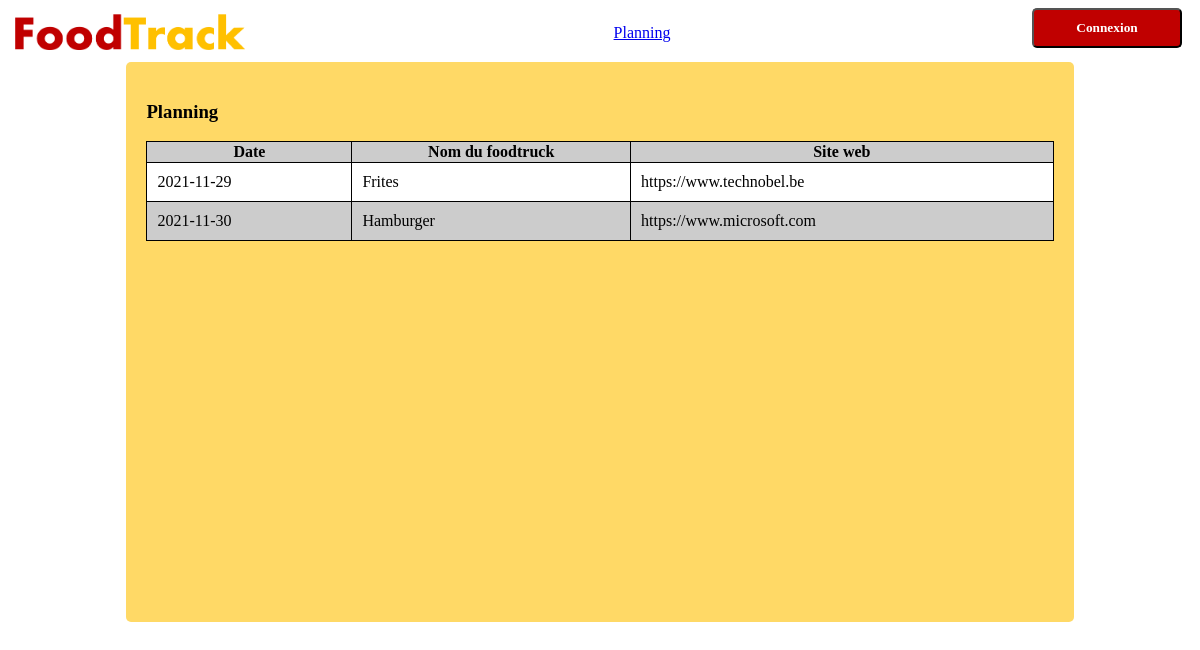
Before: / with the older database file.
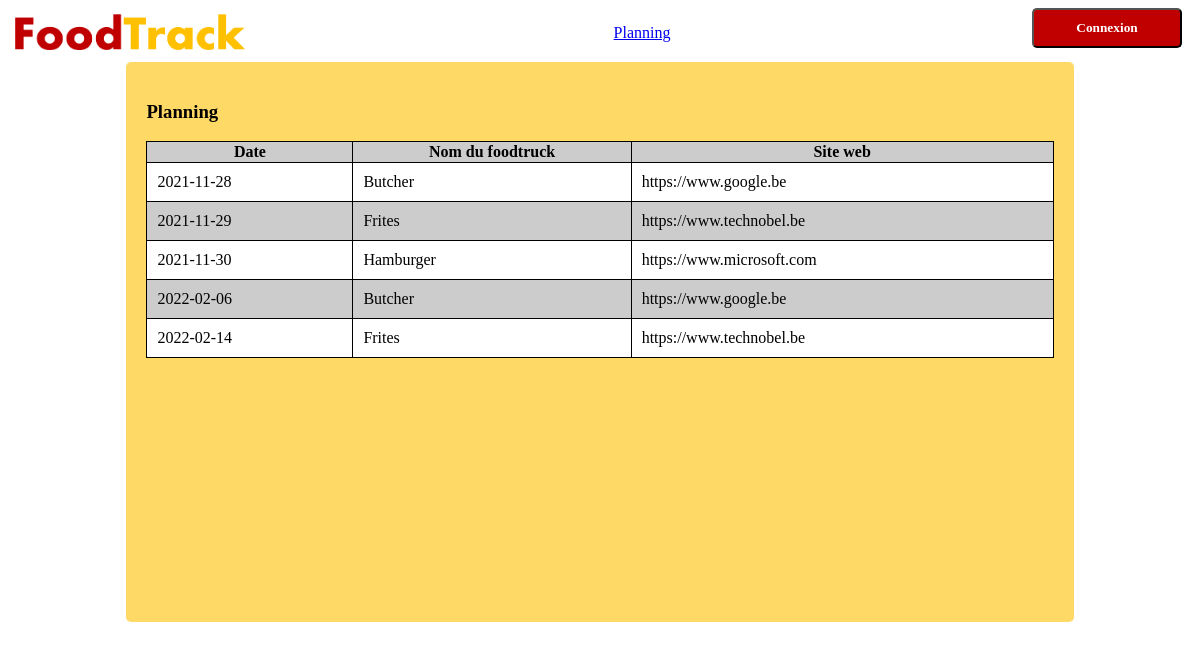
After: the same page with the newer database file.
### tables this page shows
CREATE TABLE `reservation` (
  `id` int(11) NOT NULL,
  `date` date NOT NULL,
  `fk_statut` int(11) NOT NULL,
  `fk_foodtruck` int(11) NOT NULL
);

CREATE TABLE `foodtruck` (
  `id` int(11) NOT NULL,
  `nom` varchar(60) NOT NULL,
  `siteweb` varchar(360) NOT NULL,
  `fk_utilisateur` int(11) NOT NULL
);

### controllers/accueilController.php (called while the page is built)
<?php
    include_once("models/dao/ReservationDAO.php");
    include_once("models/dao/FoodtruckDAO.php");
    include_once("models/dao/StatutDAO.php");
    $reservationDAO = new ReservationDAO();
    $reservations = $reservationDAO->fetchWhere("fk_statut", 2);
    include_once("views/page/accueil.php");
?>

### models/dao/AbstractDAO.php (called while the page is built, shortened)
<?php
    abstract class AbstractDAO {
        protected $connection;
        protected $table;
        public function __construct ($table) {
            $this->table = $table;
            $this->connection = new PDO('mysql:host=localhost;dbname=foodtruck;charset=utf8', 'root', 'root');
            $this->connection->setAttribute(PDO::ATTR_ERRMODE, PDO::ERRMODE_EXCEPTION);
        }
        public function createAllDeep ($results, $secure = false) {
            $list = array();
            foreach ($results as $result) {
                if($secure){
                    array_push($list, $this->createSecure($result));
                }
                else{
                    array_push($list, $this->deepCreate($result));
                }
            }
            return $list;
        }
        public function fetch($id, $deep = true) {
            try {
                $statement = $this->connection->prepare("SELECT * FROM {$this->table} WHERE id = ?");
                $statement->execute([$id]);
                $result = $statement->fetch(PDO::FETCH_ASSOC);
                return $this->create($result);
            } catch (PDOException $e) {
                var_dump($e);
            }
        }
        public function fetchWhere ($ref, $value, $secure = false) {
            try {
                $statement = $this->connection->prepare("SELECT * FROM {$this->table} WHERE {$ref} = ?");
                $statement->execute([$value]);
                $result = $statement->fetchAll(PDO::FETCH_ASSOC);
                return $this->createAllDeep($result, $secure);
            } catch (PDOException $e) {
                print $e->getMessage();
            }
        }
        public function belongsTo ($dao, $id) {
            return $dao->fetch($id, false);
        }
    }
?>

### models/dao/ReservationDAO.php (called while the page is built, shortened)
<?php
    include_once("AbstractDAO.php");
    include_once("models/entites/Reservation.php");
    class ReservationDAO extends AbstractDAO {
        public function foodtruck($idFoodTruck){
            return $this->belongsTo(new FoodtruckDAO(), $idFoodTruck);
        }
        public function statut($idStatut){
            return $this->belongsTo(new StatutDAO(), $idStatut);
        }
        public function deepCreate ($result) {
            return new Reservation(
                $result['id'],
                $result['date'],
                $this->statut($result['fk_statut']),
                $this->foodtruck($result['fk_foodtruck'])
            );
        }
    }
?>

### models/dao/StatutDAO.php (called while the page is built, shortened)
<?php
    include_once("AbstractDAO.php");
    class StatutDAO extends AbstractDAO {
        public function create ($result) {
            return new Statut(
                !empty($result['id']) ? $result['id'] : 0,
                $result['nom']
            );
        }
    }
?>

### models/dao/FoodtruckDAO.php (called while the page is built, shortened)
<?php
    include_once("AbstractDAO.php");
    include_once("models/entites/Foodtruck.php");
    class FoodtruckDAO extends AbstractDAO {
        public function create ($result) {
            return new Foodtruck(
                !empty($result['id']) ? $result['id'] : 0,
                $result['nom'],
                $result['siteweb'],
                $result['fk_utilisateur']
            );
        }
    }
?>

### models/entites/Reservation.php (called while the page is built, shortened)
<?php
    class Reservation {
        public function __construct($id, $date, $statut, $foodtruck){
            $this->date = $date;
            $this->foodtruck = $foodtruck;
        }
        public function __get($prop){
            if(property_exists($this, $prop)){
                return $this->$prop;
            }
        }
    }
?>

### models/entites/Foodtruck.php (called while the page is built, shortened)
<?php
    class Foodtruck {
        public function __construct($id, $nom, $siteweb, $utilisateur){
            $this->nom = $nom;
            $this->siteweb = $siteweb;
        }
        public function __get($prop){
            if(property_exists($this, $prop)){
                return $this->$prop;
            }
        }
    }
?>

### views/page/accueil.php (the view)
<div class="yellow">
    <h3>Planning</h3>
    <table>
        <tr>
            <th>Date</th>
            <th>Nom du foodtruck</th>
            <th>Site web</th>
        </tr>
        <?php foreach($reservations as $r): ?>
        <tr>
            <td><?= $r->date; ?></td>
            <td><?= $r->foodtruck->nom; ?></td>
            <td><?= $r->foodtruck->siteweb; ?></td>
        </tr>
        <?php endforeach; ?>
    </table>
</div>

### views/html/header.php (shortened to what this page needs)
<!DOCTYPE html>
<html lang="en">
<head>
    <link rel="stylesheet" href="public/css/style.css">
</head>
<body>

### index.php (shortened to what this page needs)
<?php
    include("views/html/header.php");
    if(!isset($_SESSION["user"])){
        include("views/menu/menu.php");
    }
    include("controllers/router.php");
    include("views/html/footer.php");
?>

### views/menu/menu.php
<nav>
    <a href="?section=accueil"><img src="public/images/logo.png" alt="Logo"></a>
    <p><a href="?section=accueil">Planning</a></p>
    <button><a href="?section=connexion">Connexion</a></button>
</nav>

### controllers/router.php (shortened to what this page needs)
<?php
    $tabDroits = [
        0 => [
            "accueil" => "accueilController",
            "connexion" => "connexionController"
        ],
        1 => [
            "accueil" => "tf/accueilTFController",
            "planning" => "tf/planningController",
            "foodtrucks" => "tf/foodtrucksController",
            "utilisateurs" => "tf/utilisateursController",
            "deconnexion" => "deconnexionController"
        ],
        2 => [
            "accueil" => "ft/accueilFTController",
            "accepter" => "ft/accepterController",
            "refuser" => "ft/refuserController",
            "deconnexion" => "deconnexionController"
        ]
    ];
    $role = 0;
    if(array_key_exists($_GET["section"], $tabDroits[$role])){
        include_once("controllers/" . $tabDroits[$role][$_GET["section"]] . ".php");
    }
    else {
        include_once("controllers/erreurController.php");
    }
?>

### views/html/footer.php
</body>
</html>

### public/css/style.css (style rules this page uses)
* { font-family: Tahoma }
nav { display: flex; flex-direction: row; justify-content: space-between; }
nav img { height: 50px; }
nav button { background-color: #c00000; border-radius : 5px; margin-right: 10px; height: 40px; width: 150px; }
nav button a { color : white; text-decoration: none; font-weight: bold; }
body > div { width: 80%; min-height: 70vh; border-radius: 5px; margin : auto; padding: 20px; box-sizing: border-box; }
.yellow { background-color: #ffd966; }
table { border-collapse: collapse; width: 100%; }
table, th, td { border : 1px solid black; }
tr:nth-child(odd) { background-color: #cccccc; }
tr:nth-child(even) { background-color: white; }
td { padding: 10px; }

Changed rows visible on the page:
now on this page (row edited): reservation: date "2021-11-28", fk_foodtruck.nom "Butcher", fk_foodtruck.siteweb "https://www.google.be"
added reservation: date "2022-02-06", fk_foodtruck.nom "Butcher", fk_foodtruck.siteweb "https://www.google.be"
added reservation: date "2022-02-14", fk_foodtruck.nom "Frites", fk_foodtruck.siteweb "https://www.technobel.be"
